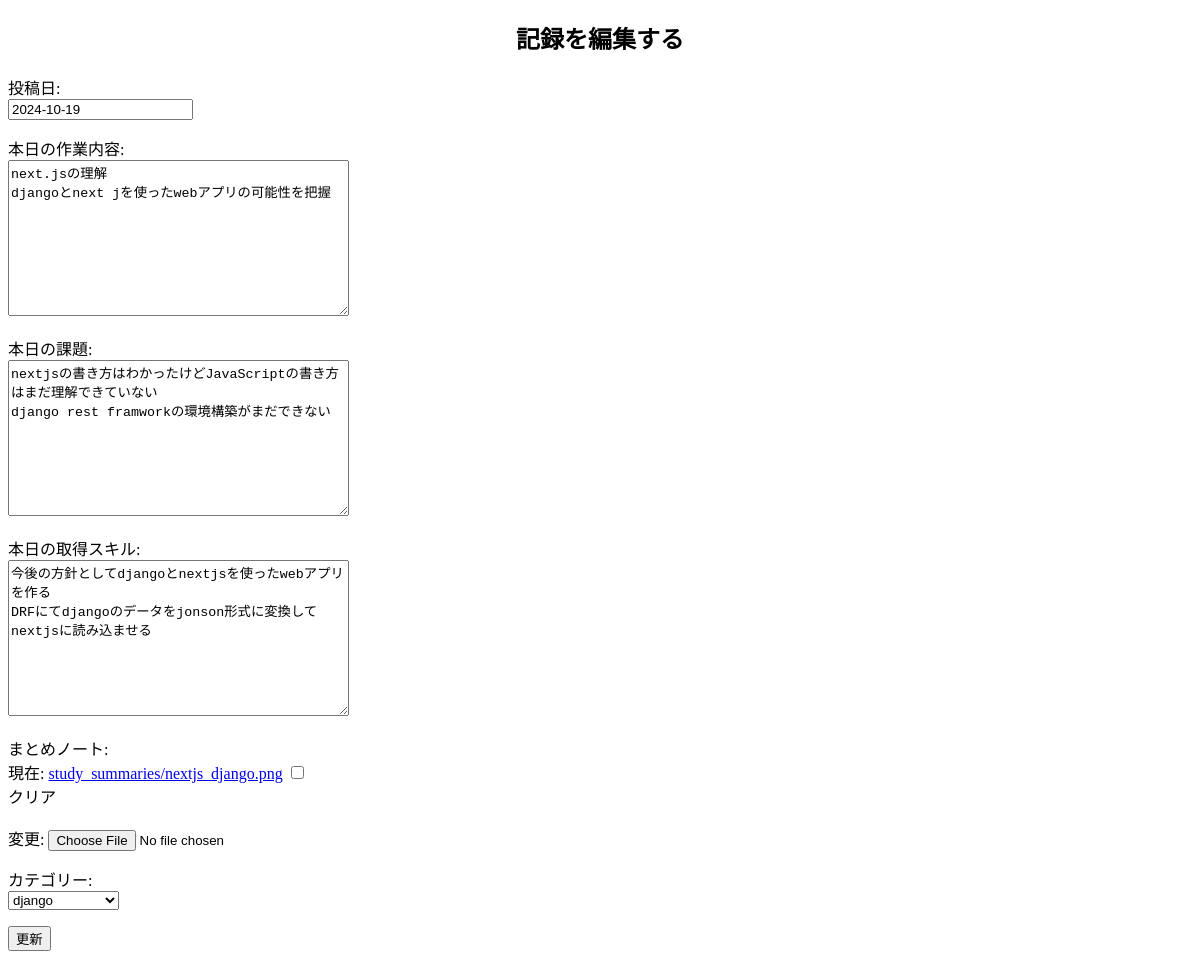
Page /recordapp/post/35/update (signed in) on the committed database.
### recordapp/models.py (models this page shows, shortened)
class Post(models.Model):
    slug = models.SlugField(blank=True, editable=True, unique=True)
    date = models.DateField(verbose_name='投稿日')
    what_done = models.TextField(verbose_name='本日の作業内容')
    what_not_done = models.TextField(verbose_name='本日の課題', blank=True)
    what_learned = models.TextField(verbose_name='本日の取得スキル', blank=True)
    summary_image = models.ImageField(upload_to='study_summaries/', verbose_name='まとめノート', blank=True, null=True)
    category = models.ForeignKey(Category, on_delete=models.CASCADE, verbose_name='カテゴリー', related_name='posts', null=True, blank=True)
    class Meta:
        verbose_name = '勉強記録'
        verbose_name_plural = '勉強記録一覧'

### recordapp/views.py (the view, shortened to what this page needs)
class PostUpdateView(LoginRequiredMixin,View):
    def get(self, request, slug):
        post = get_object_or_404(Post, slug=slug)
        form = PostForm(instance=post)
        return render(request, "recordapp/detail_update.html", {"form": form})

### recordapp/forms.py
class PostForm(ModelForm):
    class Meta:
        model = Post
        fields = ["date", "what_done","what_not_done","what_learned","summary_image","category"]
    def __init__(self, *args, **kwargs):
        super(PostForm, self).__init__(*args, **kwargs)
        self.fields['what_done'].widget.attrs['class'] = 'what-done-field-class'

### recordapp/models.py (called while the page is built)
    def __str__(self):
        return self.name

### templates/recordapp/detail_update.html (shortened to what this page needs)
{% extends "recordapp/base.html" %}
{% block content %}
<h2>記録を編集する</h2>
<form method="POST" enctype="multipart/form-data" class="custom-form">
    {{form.as_p}}
    <button type="submit">更新</button>
</form>
{% endblock %}

### static/css/style.css (style rules this page uses)
h2 { text-align: center; }
label { display: block; }

### rows in the picture
Post: date "2024-10-19", what_done "next.jsの理解 djangoとnext jを使ったwebアプリの可能性を把握", what_not_done "nextjsの書き方はわかったけどJavaScriptの書き方はまだ理解できていない django rest framworkの環境構築がまだできない", what_learned "今後の方針としてdjangoとnextjsを使ったwebアプリを作る DRFにてdjangoのデータをjonson形式に変換してnextjsに読み込ませる", category "django"
